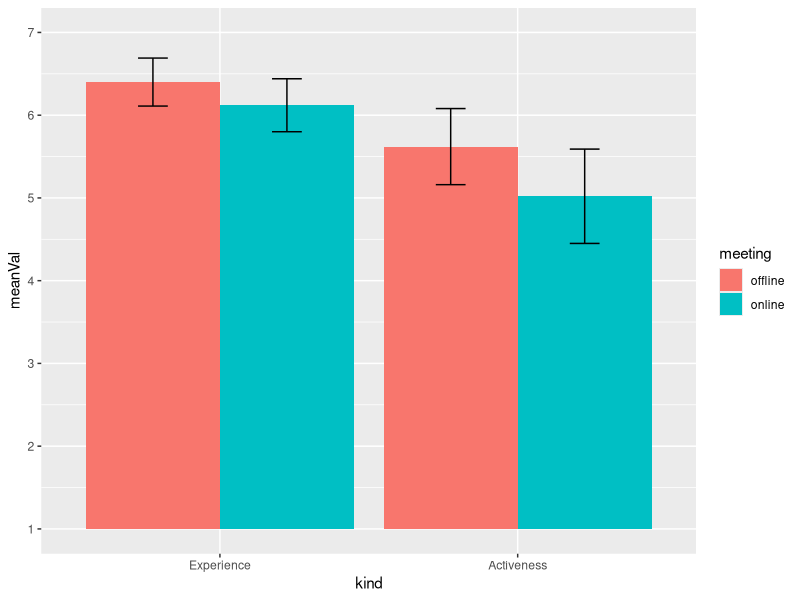
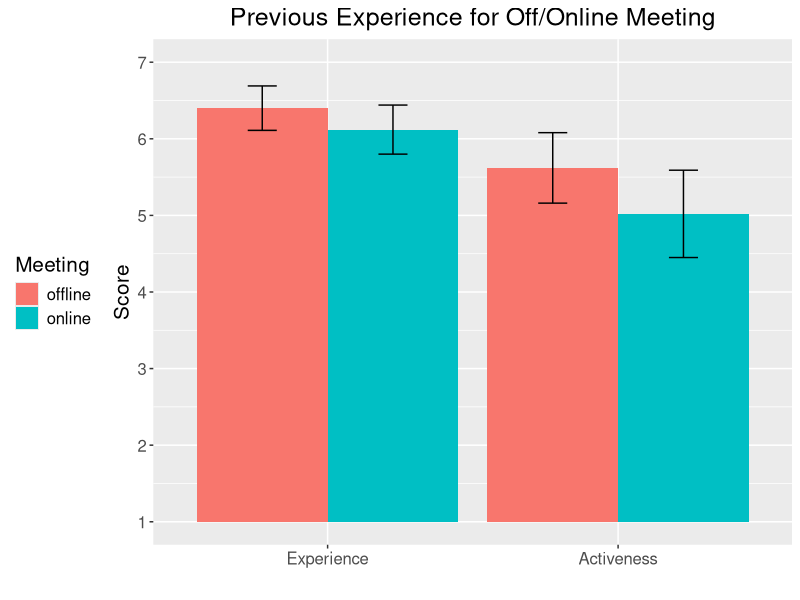
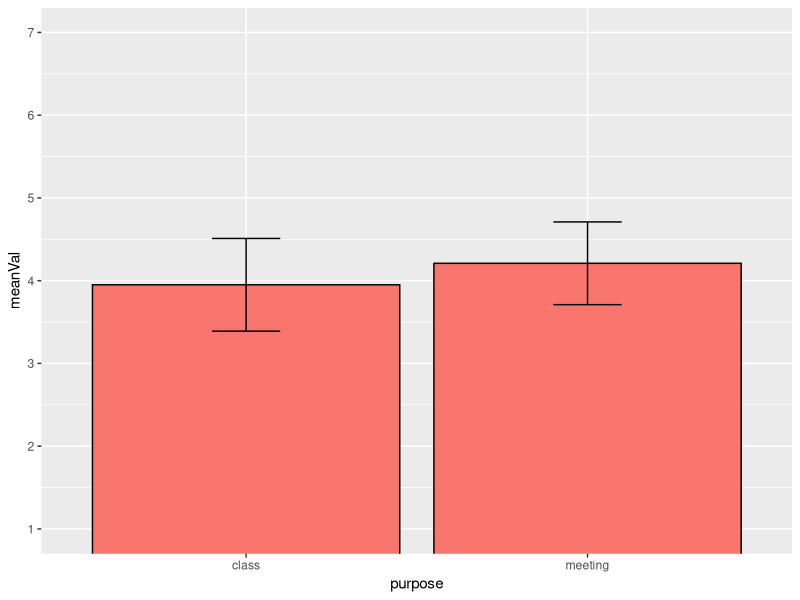
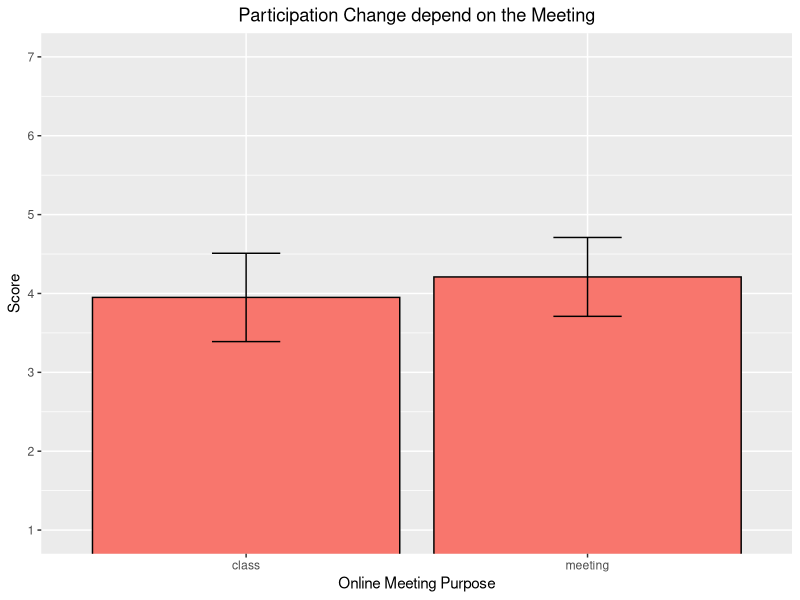
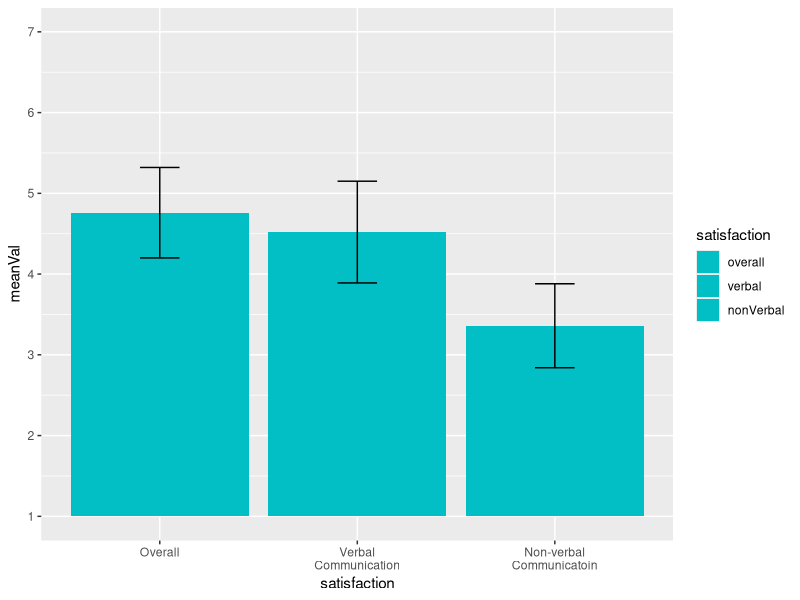
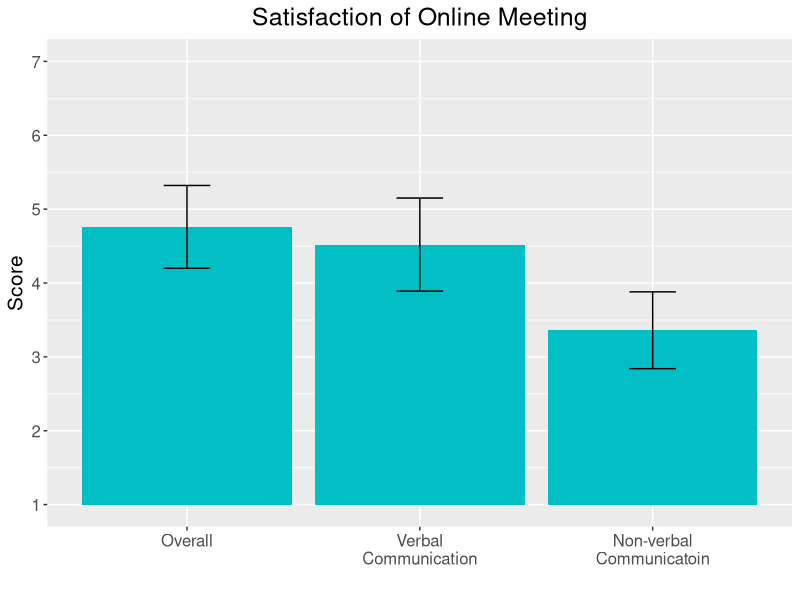

Write the R code that produced these figures, in order. (Note: this script raises an error after producing the figures.)
#install.package("")
install.packages("ggplot2")
install.packages("pylr")
install.packages("dplyr")
library(ggplot2)
library(plyr)
library(dplyr)

# --------------- #
# RED: "#F8766D"  #
# BLUE: "#01BFC4" #
# --------------- #


### Set File Path for Window Environment
setwd('C:/Users/LeeSooHwan/Desktop/github/DataVisualization-ZoomProj')
### Set File Path for Mac Environment
setwd("/Users/Soohwan/Desktop/github/DataVisualization-ZoomProj")



### Read Raw Data
data <- read.csv(file = "./data/backgroundResearch/rawData/rawData.csv", header=T, fileEncoding="UTF-8-BOM")



### Age of Participants
meanAge = mean(data$age)
variationAge = var(data$age)
stdAge = sd(data$age)



### Normality Test
# Previous Experience
shapiro.test(data$offlineExperience)
shapiro.test(data$offlineAggressivity)
shapiro.test(data$onlineExperience)
shapiro.test(data$onlineAggressivity)

# Online Experience - Participation Change
shapiro.test(data$onlineMeetingParticipationChange)
shapiro.test(data$onlineClassParticipationChange)

# Online Experience - Overall Satisfaction
shapiro.test(data$onlineSatisfaction)
shapiro.test(data$onlineVerbalSatisfaction)
shapiro.test(data$onlineNonverbalSatisfaction)



### Data Preprocessing Function (summary data)
data_summary <- function(data, varname, groupnames){
  require(plyr)
  summary_func <- function(x, col){
    c(mean = mean(x[[col]], na.rm=TRUE), sd = sd(x[[col]], na.rm=TRUE))
  }
  data_sum<-ddply(data, groupnames, .fun=summary_func,varname)
  data_sum <- rename(data_sum, c("mean" = varname))
  return(data_sum)
}



### Start Y axis from n
require(scales)
my_trans <- function(from=0) 
{
  trans <- function(x) x-from
  inv <- function(x) x+from
  trans_new("myscale", trans, inv, 
            domain = c(from, Inf))
}


### Previous Experience for On/Offline Meeting ###
# Data Preprocessing
previousExperience <- read.csv(file = "./data/backgroundResearch/revisedData/previousExperienceFinal.csv", header=T, fileEncoding="UTF-8-BOM")
head(previousExperience)
m <- c("offline", "online")
k <- c("experience", "activeness")
pe_summary <- data.frame(matrix(ncol = 6))
colnames(pe_summary) <- c("meeting", "kind", "meanVal", "sdVal", "seVal", "ciVal")
for (i in 1:length(m)) {
  for (j in 1:length(k)) {
    meanVal <- (mean(subset(previousExperience, previousExperience$meeting == m[i] & previousExperience$kind == k[j])$value))
    sdVal <- (sd(subset(previousExperience, previousExperience$meeting == m[i] & previousExperience$kind == k[j])$value))
    seVal <- sdVal/sqrt(38)
    ciVal <- 1.96*seVal
    #ciVal <- 2.576*seVal
    pe_summary <- rbind(pe_summary, c(m[i], k[j], round(meanVal,2), round(sdVal,2), round(seVal,2), round(ciVal,2)))
  } 
} 
pe_summary <- pe_summary[-1 , ]
row.names(pe_summary) = NULL

# Change the Mean & Std to Numeric Value
pe_summary$meanVal = as.numeric(pe_summary$meanVal)
pe_summary$sdVal = as.numeric(pe_summary$sdVal)
pe_summary$seVal = as.numeric(pe_summary$seVal)
pe_summary$ciVal = as.numeric(pe_summary$ciVal)

# Default bar plot with 95% confidence level error bar
pe_summary$kind <- factor(pe_summary$kind, level = c("experience", "activeness"))
previousExperienceLabeling <- c("Experience", "Activeness")
p <- ggplot(pe_summary, aes(x=kind, y=meanVal, fill=meeting)) + 
  coord_cartesian(ylim = c(1, 7)) +
  scale_y_continuous(trans = my_trans( from=1), breaks = c(1,2,3,4,5,6,7)) + 
  scale_x_discrete(labels=previousExperienceLabeling) +
  geom_bar(stat="identity", position=position_dodge()) +
  geom_errorbar(aes(ymin=meanVal-ciVal, ymax=meanVal+ciVal), width=.2,position=position_dodge(.9))
print(p)
# Finished bar plot
p+labs(title="Previous Experience for Off/Online Meeting", x="", y = "Score", fill = "Meeting") + theme(plot.title = element_text(hjust = 0.5), text=element_text(size=15),legend.position = "left")

# paried t-test for experience
t.test(subset(previousExperience, meeting == "offline" & kind == "experience")$value 
       - subset(previousExperience, meeting =="online" & kind == "experience")$value)
# paired t-test for participation
t.test(subset(previousExperience, meeting == "offline" & kind == "activeness")$value 
       - subset(previousExperience, meeting =="online" & kind == "activeness")$value)



### Online Experience - Participation Change ###
# Elicit dataframe form main data
onlineParticipationChange <- read.csv(file = "./data/questionnaire/revisedData/onlineParticipationChange.csv", header=T, fileEncoding="UTF-8-BOM")
head(onlineParticipationChange)
purpose <- c("meeting", "class")
opc_summary <- data.frame(matrix(ncol = 5))
colnames(opc_summary) <- c("purpose", "meanVal", "sdVal", "seVal", "ciVal")
for (i in 1:length(purpose)) {
  meanVal <- (mean(subset(onlineParticipationChange, onlineParticipationChange$participation == purpose[i])$value))
  sdVal <- (sd(subset(onlineParticipationChange, onlineParticipationChange$participation == purpose[i])$value))
  seVal <- sdVal/sqrt(38)
  ciVal <- 1.96*seVal
  opc_summary <- rbind(opc_summary, c(purpose[i], round(meanVal,2), round(sdVal,2), round(seVal,2), round(ciVal,2)))
} 
opc_summary <- opc_summary[-1 , ]
row.names(opc_summary) = NULL

# Change the Mean & Std to Numeric Value
opc_summary$meanVal = as.numeric(opc_summary$meanVal)
opc_summary$sdVal = as.numeric(opc_summary$sdVal)
opc_summary$seVal = as.numeric(opc_summary$seVal)
opc_summary$ciVal = as.numeric(opc_summary$ciVal)

# Default bar plot with 95% confidence level error bar
opc_summary$purpose <- factor(opc_summary$purpose, level = c("class", "meeting"))
p <- ggplot(opc_summary, aes(x=purpose, y=meanVal)) + 
  geom_bar(stat="identity", color="BLACK", fill = "#F8766D", position=position_dodge()) +
  geom_errorbar(aes(ymin=meanVal-ciVal, ymax=meanVal+ciVal), width=.2,position=position_dodge(.9)) +
  scale_y_continuous(breaks = c(1,2,3,4,5,6,7)) +
  coord_cartesian(ylim = c(1, 7))
print(p)
# Finished bar plot
p+labs(title="Participation Change depend on the Meeting", x="Online Meeting Purpose", y = "Score") + theme(plot.title = element_text(hjust = 0.5))




### Online Experience - Overall Satisfaction ###
# Elicit dataframe form main data
onlineSatisfaction <- read.csv(file = "./data/questionnaire/revisedData/onlineSatisfactionFinal.csv", header=T, fileEncoding="UTF-8-BOM")
head(onlineSatisfaction)
s <- c("overall", "verbal", "nonVerbal")
os_summary <- data.frame(matrix(ncol = 5))
colnames(os_summary) <- c("satisfaction", "meanVal", "sdVal", "seVal", "ciVal")
for (i in 1:length(s)) {
  meanVal <- (mean(subset(onlineSatisfaction, onlineSatisfaction$satisfaction == s[i])$value))
  sdVal <- (sd(subset(onlineSatisfaction, onlineSatisfaction$satisfaction == s[i])$value))
  seVal <- sdVal/sqrt(38)
  ciVal <- 1.96*seVal
  #ciVal <- 2.576*seVal
  os_summary <- rbind(os_summary, c(s[i], round(meanVal,2), round(sdVal,2), round(seVal,2), round(ciVal,2)))
} 
os_summary <- os_summary[-1 , ]
row.names(os_summary) = NULL

# Change the Mean & Std to Numeric Value
os_summary$meanVal = as.numeric(os_summary$meanVal)
os_summary$sdVal = as.numeric(os_summary$sdVal)
os_summary$seVal = as.numeric(os_summary$seVal)
os_summary$ciVal = as.numeric(os_summary$ciVal)

# Default bar plot with 95% confidence level error bar
os_summary$satisfaction <- factor(os_summary$satisfaction, level = c("overall", "verbal", "nonVerbal"))
satisfactionLabel <- c("Overall", "Verbal\nCommunication", "Non-verbal\nCommunicatoin")
p <- ggplot(os_summary, aes(x=satisfaction, y=meanVal, fill = satisfaction)) + 
  geom_bar(stat="identity", position=position_dodge()) +
  geom_errorbar(aes(ymin=meanVal-ciVal, ymax=meanVal+ciVal), width=.2,position=position_dodge(.9)) +
  scale_y_continuous(trans = my_trans( from=1),breaks = c(1,2,3,4,5,6,7)) + 
  scale_x_discrete(labels = satisfactionLabel) +
  coord_cartesian(ylim = c(1, 7)) +
  scale_fill_manual(values = c("overall" = "#01BFC4","verbal" = "#01BFC4", 'nonVerbal' = '#01BFC4'))
print(p)
# Finished bar plot
p+labs(title="Satisfaction of Online Meeting", x="", y = "Score") + theme(legend.position="none", plot.title = element_text(hjust = 0.5), text=element_text(size=15))

# paired t-test
t.test(subset(onlineSatisfaction, satisfaction == "verbal")$value 
       - subset(onlineSatisfaction, satisfaction =="nonVerbal")$value)



### multiple-answer questions
# Online Meeting Tool Experience
onlinemeetingTool <- read.csv(file = "./data/questionnaire/rawData/onlineMeetingToolExperience.csv", header=T, fileEncoding="UTF-8-BOM")
onlinemeetingTool$Tool <- factor(onlinemeetingTool$Tool, level = c("ZOOM", "Skype", "Webex", "Blackboard Collaborate", "ETC"))
toolLabel <- c("ZOOM", "Skype", "Webex", "Blackboard\nCollaborate", "ETC")
p<- ggplot(data = onlinemeetingTool, aes(x=Tool, y=Number, label=Number))+
  geom_bar(stat="identity", fill = "#01BFC4") +
  scale_x_discrete(labels = toolLabel) +
  geom_text(size = 5, position = "identity") +
  labs(title="Online Meeting Tool", x="", y = "Count") +
  theme(legend.position="none", plot.title = element_text(hjust = 0.5), text=element_text(size=15))
print(p)

# Online Meeting Purpose
onlinemeetingPurpose <- read.csv(file = "./data/questionnaire/rawData/onlineMeetingPurpose.csv", header=T, fileEncoding="UTF-8-BOM")
onlinemeetingPurpose$Purpose <- factor(onlinemeetingPurpose$Purpose, level = c("Debate", "Ideation Collaboration", "Information Sharing", "Online Class", "Friendship", "ETC"))
purposeLabel <- c("Debate", "Ideaiton\nCollaboration", "Information\nSharing", "Online\nClass", "Friendship", "ETC")
p<- ggplot(data = onlinemeetingPurpose, aes(x=Purpose, y=Number, label=Number, fill="#01BFC4"))+
  geom_bar(stat="identity", fill = "#01BFC4") +
  scale_x_discrete(labels = purposeLabel) +
  geom_text(size = 5, position = "identity") +
  labs(title="Online Meeting Purpose", x="", y = "Count") +
  theme(legend.position="none", plot.title = element_text(hjust = 0.5), text=element_text(size=15))
print(p)

